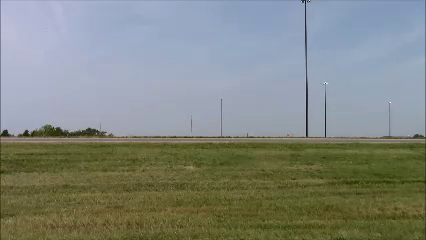
//> input picture frame 15 of videos/1.5.mp4, 426 x 240 px
$ ./HistogramModelBhatta-ChiSq-WithCorrectClassification   (built with g++ and OpenCV 4)
//> lines starting //> are read from the running program, lines starting //| are printed output that depends on the picture; after the words box and inside, x2 and y2 are one past the last pixel; in counts of white or black regions, pixels touching at a corner belong together
#include "opencv2/highgui/highgui.hpp"
#include "opencv2/imgproc/imgproc.hpp"
#include "opencv/cv.h";
#include "opencv/highgui.h"
#include <iostream>
#include <fstream>
#include <algorithm>

using namespace std;
using namespace cv;


ofstream outFile;
ofstream outFile2;
ofstream outFile3;
ofstream outFile4;
ofstream outClass;

ifstream inFile;

double BHATTATHRES = 0.15;
double BHATTAMINTHRES = 0.058;
double BHATTA_BEST_FRAME = 0.00;
double BHATTA_BEST_FRAME_DIFF = 0.03;

double CHISQTHRES = 2;
double CHISQMINTHRES = 0.6;
double CHISQ_BEST_FRAME = 0.00;
double CHISQ_BEST_FRAME_DIFF = 1;

const int LEARN_FRAME_LIMIT = 8;
int INTERSEC = 2;

Mat src; Mat src_gray; Mat src_gray1;
int thresh = 120;
int max_thresh = 255;
RNG rng(12345);

//const string vehicles[] = {"Car","SUV","Pick Up","Truck","Truck1","Truck2","Truck3"};
 vector<string> vehicles = { "Car", "SUV", "Pick Up", "Truck", "Truck 1", "Truck 2", "Truck 3" };

 // [24 lines left out: function GenerateReport, not called in this run]

/** @function thresh_callback */
// [46 lines left out: function thresh_callback, not called in this run]
namespace
{
	// windows and trackbars name
	const std::string windowName = "Hough Circle Detection";
	const std::string detectedVehicle = "Detected Vehicle";
	const std::string cannyThresholdTrackbarName = "Canny threshold";
	const std::string accumulatorThresholdTrackbarName = "Accumulator Threshold";
	const std::string inverseResolutionName = "Resolution";
	const std::string usage = "Usage : tutorial_HoughCircle_Demo <path_to_input_image>\n";

	// initial and max values of the parameters of interests.
	const int cannyThresholdInitialValue = 100;
	const int accumulatorThresholdInitialValue = 20;
	const int maxAccumulatorThreshold = 400;
	const int maxCannyThreshold = 255;
	const int inverseResolutionInitialValue = 1;
	const int maxInverseResolution = 4;
	int THRESHOLD = 22;
	//Mat to display the type of vehicle


	// [126 lines left out: function HoughDetection, not called in this run]
}

// [14 lines left out: function DetectCircles, not called in this run]
int main(int argc, char** argv)
{
	VideoCapture cap("videos/1.5.mp4");
	//VideoCapture cap("videos/6.avi");
	cvNamedWindow("Original Video", 0);
	cvResizeWindow("Original Video", 600, 400);

	Mat background, hsv_background;
	Mat nextframe, hsv_nextframe;
	Mat diff_frame;
	cap >> background;//discarding first frame
//> background is the input picture: 240 rows x 426 cols, CV_8UC3; mean B, G, R 127.6, 134.9, 129.1
	cap >> background;
	cvtColor(background, hsv_background, COLOR_BGR2HSV);
//> hsv_background: 240 rows x 426 cols, CV_8UC3; mean H, S, V 74, 80.4, 148.1

	imshow("Original Video", hsv_background);
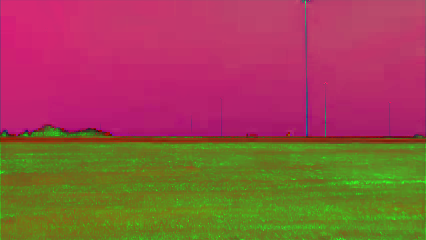
//> window 'Original Video': 240 rows x 426 cols, CV_8UC3; mean B, G, R 74, 80.4, 148.1
	cvMoveWindow("Original Video", 0, 0);

	/// Using 50 bins for hue and 60 for saturation
	int h_bins = 50; int s_bins = 60;
	int histSize[] = { h_bins, s_bins };

	// hue varies from 0 to 179, saturation from 0 to 255
	float h_ranges[] = { 0, 180 };
	float s_ranges[] = { 0, 256 };

	const float* ranges[] = { h_ranges, s_ranges };

	// Use the o-th and 1-st channels
	int channels[] = { 0, 1 };

	outFile.open("data/report.txt",'w');
	outFile2.open("data/2.2.txt");
	outFile3.open("data/2.3.txt");
	outFile4.open("data/2.4.txt");

	/// Histograms
	MatND hist_background;
	MatND hist_nextframe;
	MatND store[LEARN_FRAME_LIMIT];

	//first frame
	calcHist(&hsv_background, 1, channels, Mat(), hist_background, 2, histSize, ranges, true, false);
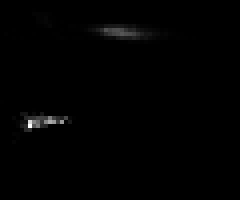
//> hist_background: 50 rows x 60 cols, CV_32FC1 (shown 4 times larger); min 0, max 5269, mean 34.1; drawn with min black and max white
	normalize(hist_background, hist_background, 0, 1, NORM_MINMAX, -1, Mat());
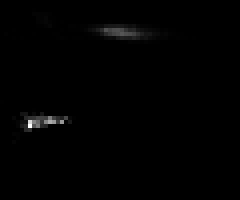
//> hist_background: 50 rows x 60 cols, CV_32FC1 (shown 4 times larger); 19.3% of pixels changed, all inside (x1, y1, x2, y2) = (0, 0, 60, 47)

	//second frame
	cap >> nextframe;
	cvtColor(nextframe, hsv_nextframe, COLOR_BGR2HSV);
//> hsv_nextframe: 240 rows x 426 cols, CV_8UC3; mean H, S, V 73.9, 80.4, 148.1
	calcHist(&hsv_nextframe, 1, channels, Mat(), hist_nextframe, 2, histSize, ranges, true, false);
	normalize(hist_nextframe, hist_nextframe, 0, 1, NORM_MINMAX, -1, Mat());

	int CHISQUARE = 1;
	int BHATTA = 3;
	double initChangeCHI = compareHist(hist_background, hist_nextframe, CHISQUARE);
//> initChangeCHI = 0.0461
	double initChangeBHATTA = compareHist(hist_background, hist_nextframe, BHATTA);
//> initChangeBHATTA = 0.0193
	//cout << "Init change CHI is " << initChangeCHI << endl;
	//cout << "Init change BHATTA is " << initChangeBHATTA << endl;
	//cvWaitKey(0);
	double prevChangeCHI = 0.0;
	double prevChangeBHATTA = 0.0;
	double prevChangeINTERSEC = 0.0;
	int potentialBackground = 0;
	bool buffer = false;
	int bufferCount = 0;
	int pause = 0;
	int prev = 0;
	CvSize sz = cvGetSize(new IplImage(nextframe));
//> sz = Size(426, 240)
	IplImage* oldFrame=cvCreateImage(sz, IPL_DEPTH_8U, 3);;
	IplImage* frame = cvCreateImage(sz, IPL_DEPTH_8U, 3);;
	IplImage* diffFrameBinary = cvCreateImage(sz, IPL_DEPTH_8U, 3);;

	IplImage* agray = cvCreateImage(sz, IPL_DEPTH_8U, 1);;
	IplImage* bgray = cvCreateImage(sz, IPL_DEPTH_8U, 1);;

	IplImage* abin = cvCreateImage(sz, IPL_DEPTH_8U, 1);;
	IplImage* bbin = cvCreateImage(sz, IPL_DEPTH_8U, 1);;
	IplImage* diff = cvCreateImage(sz, IPL_DEPTH_8U, 1);;

	while (1){
		cap >> nextframe;
		if (nextframe.empty()) break;
		cvtColor(nextframe, hsv_nextframe, COLOR_BGR2HSV);
//> hsv_nextframe: 240 rows x 426 cols, CV_8UC3; mean H, S, V 74, 80.4, 148.1
		calcHist(&hsv_nextframe, 1, channels, Mat(), hist_nextframe, 2, histSize, ranges, true, false);
		normalize(hist_nextframe, hist_nextframe, 0, 1, NORM_MINMAX, -1, Mat());
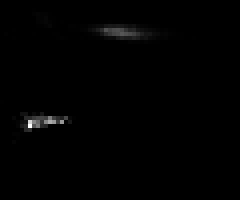
//> hist_nextframe: 50 rows x 60 cols, CV_32FC1 (shown 4 times larger); min 0, max 1, mean 0.00646
		imshow("Original Video", nextframe);
		cvMoveWindow("Original Video", 0, 0);

		//Show diff frame  - IplImage model
		oldFrame = new IplImage(background);
		cvCvtColor(oldFrame, agray, CV_BGR2GRAY);
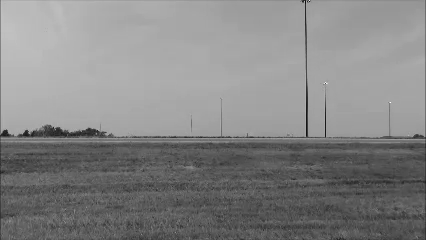
//> agray: 240 rows x 426 cols, CV_8UC1; min 11, max 252, mean 132.3
		cvThreshold(agray, abin, 128, 255, CV_THRESH_BINARY | CV_THRESH_OTSU);
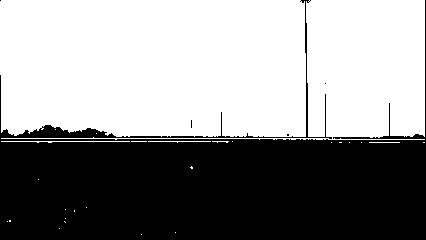
//> abin: 240 rows x 426 cols, CV_8UC1; 56.4% white; 5 black regions (4 under 20 px), largest, box (x1, y1, x2, y2) and area: (0, 0, 426, 240) 44516

		frame = new IplImage(nextframe);
		cvCvtColor(frame, bgray, CV_BGR2GRAY);
		cvThreshold(bgray, bbin, 128, 255, CV_THRESH_BINARY | CV_THRESH_OTSU);
//> bbin: 240 rows x 426 cols, CV_8UC1; 56.5% white; 5 black regions (4 under 20 px), largest, box (x1, y1, x2, y2) and area: (0, 0, 426, 240) 44510
		cvAbsDiff(abin, bbin, diff);
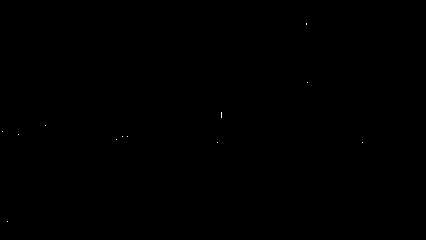
//> diff: 240 rows x 426 cols, CV_8UC1; 0.02% white in thin lines or dots, all inside (x1, y1, x2, y2) = (2, 23, 363, 222)

		//Mat Model
		/*absdiff(background, nextframe, diff_frame);*/
		cvNamedWindow("Diff Frame", 0);
		cvResizeWindow("Diff Frame", 600, 400);
		cvShowImage("Diff Frame", diff);
		//imshow("Diff Frame", diff_frame);
		cvMoveWindow("Diff Frame", 620, 0);

		//Model parameters
		double changeCHI = compareHist(hist_background, hist_nextframe, CHISQUARE);
//> changeCHI = 0.0606
		double changeBHATTA = compareHist(hist_background, hist_nextframe, BHATTA);
//> changeBHATTA = 0.0226
		double changeINTERSEC = compareHist(hist_background, hist_nextframe, INTERSEC);
//> changeINTERSEC = 19.23

		printf("Change in CHISQ is [%f] ", changeCHI);
//| Change in CHISQ is [0.060632]
		printf("Change in BHATTA is [%f] ", changeBHATTA);
//| Change in BHATTA is [0.022567]
		//printf("Change in INTERSEC is [%f] ", changeINTERSEC);
		cout << endl;
		if (buffer == true)
			bufferCount++;
		if (bufferCount == 45){
			buffer = false;
			//cout << "Toggling buffer to false" << endl;
			//cvWaitKey(0);
			bufferCount = 0;
		}
		//if (abs(changeCHI - initChangeCHI)<CHISQMINTHRES){// || abs(changeBHATTA - initChangeBHATTA)<BHATTAMINTHRES){
		if (abs(changeBHATTA)<BHATTAMINTHRES){
			buffer = false;
			bufferCount = 0;
			//cout << "Continuing --------------------------------" << endl;
			CHISQ_BEST_FRAME = 0.0;
			potentialBackground = 0;
			continue;
		}
		//Learn new background
		//abs(changeBHATTA - BHATTAMINTHRES)<0.05
		if (abs(changeBHATTA)>BHATTAMINTHRES  && changeCHI>0.9 && changeCHI<1.2 &&
			CHISQ_BEST_FRAME - changeBHATTA>1 && BHATTA_BEST_FRAME - changeBHATTA>0.02){
			if (potentialBackground < LEARN_FRAME_LIMIT){
				store[potentialBackground] = hist_nextframe.clone();
				potentialBackground++;
				cout << "Learning " << endl;
				//cvWaitKey(0);
				continue;
			}
			else{
				hist_background = store[0];
				cout << "^^^^^^^^^^^^^^^^^^^^^^^^^^^^^^^^^^^^^^^^^^^^^" << endl;
				cout << "Changing Background with abs(changeBHATTA - BHATTAMINTHRES) = " << abs(changeBHATTA - BHATTAMINTHRES) << endl;
				cout << "^^^^^^^^^^^^^^^^^^^^^^^^^^^^^^^^^^^^^^^^^^^^^" << endl;
				//cvWaitKey(0);
				potentialBackground = 0;
			}
		}
		//cout << "Buffer is " << buffer << endl;
		//cout << "abs(change - initChange) ->>> " << abs(changeCHI - initChangeCHI) << " with buffer "<<buffer<< endl;
		if (changeCHI<300){
			if (changeCHI > CHISQTHRES && buffer == false){
				potentialBackground = 0;
				//cout << "****************************" << endl;
				//cout << "Change Detected" << endl;
				if (prevChangeCHI > changeCHI){// && abs(changeCHI - CHISQ_BEST_FRAME)>CHISQ_BEST_FRAME_DIFF){//Model 1
					// [5 lines of commented-out code are left out]
					DetectCircles(nextframe, background);
					buffer = true;
					CHISQ_BEST_FRAME = changeCHI;
					BHATTA_BEST_FRAME = changeBHATTA;
					cvWaitKey(0);
				}
				// [9 lines of commented-out code are left out]
			}
		}
		else{
			potentialBackground = 0;
			if (changeBHATTA > BHATTATHRES && buffer == false){
				cout << "****************************" << endl;
				cout << "Change Detected" << endl;
				if (prevChangeBHATTA > changeBHATTA){
					cout << "Best Frame Detected Using BHATTA" << endl;
					DetectCircles(nextframe, background);
					buffer = true;
					cvWaitKey(0);
				}

			}
		}
		cout << endl;
		//printf("%%%%%%%%%%%%%%%%%%%%%%%%%%%%%%%%%%%%%%%%%%%%%%%%%%%%%%%%%%%%%%%%%%%%%%%%%%%%%%%%%%%%%%%%%%%%%%%%%%%%\n");
		//prevChange = changeCHI;
		prevChangeCHI = changeCHI;
		prevChangeBHATTA = changeBHATTA;
		prevChangeINTERSEC = changeINTERSEC;
		pause = cvWaitKey(1);
		if (pause == 32){
			pause = cvWaitKey(0);
		}
	}
	//generate reports
	outFile.close();
	outFile2.close();
	outFile3.close();
	outFile4.close();
	GenerateReport();
	int aa = cvWaitKey(0);
	return 0;
}

$ run again, starting later in the video
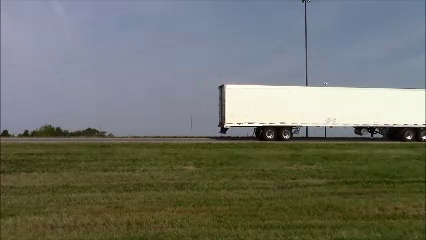
//> input picture frame 124 of videos/1.5.mp4, 426 x 240 px
//> background is the input picture: 240 rows x 426 cols, CV_8UC3; mean B, G, R 106, 115.1, 112.2
//> hsv_background: 240 rows x 426 cols, CV_8UC3; mean H, S, V 68.8, 88.6, 125.6
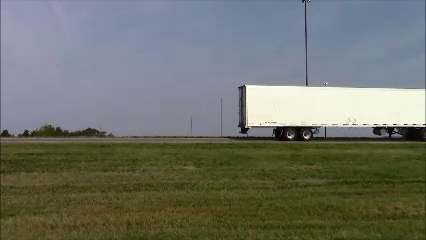
//> input picture frame 126 of videos/1.5.mp4, 426 x 240 px
//> nextframe is the input picture: 240 rows x 426 cols, CV_8UC3; mean B, G, R 105.5, 114.3, 111.3
//> initChangeCHI = 0.872
//> initChangeBHATTA = 0.0708
//> abin: 240 rows x 426 cols, CV_8UC1; 54.9% white; 17 black regions (13 under 20 px), largest, box (x1, y1, x2, y2) and area: (0, 64, 426, 240) 45554, (228, 85, 239, 134) 309, (300, 0, 311, 86) 138, (425, 0, 426, 89) 89
//> bbin: 240 rows x 426 cols, CV_8UC1; 55% white; 20 black regions (16 under 20 px), largest, box (x1, y1, x2, y2) and area: (0, 72, 426, 240) 45294, (248, 85, 260, 134) 367, (300, 0, 311, 86) 152, (425, 0, 426, 89) 89
//> `cvAbsDiff(abin, bbin, diff);`:
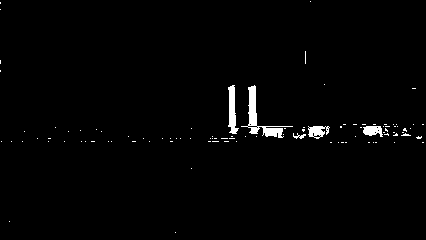
//> diff: 240 rows x 426 cols, CV_8UC1; 1.5% white; 97 white regions (92 under 20 px), largest, box (x1, y1, x2, y2) and area: (241, 85, 293, 138) 567, (228, 85, 239, 134) 309, (308, 126, 330, 139) 179, (363, 126, 383, 137) 161, (293, 133, 306, 139) 37
//> changeCHI = 1.19
//> changeBHATTA = 0.0815
//> changeINTERSEC = 23
//| Change in CHISQ is [1.187560]
//| Change in BHATTA is [0.081485]
//> prevChangeCHI = 1.19
//> prevChangeBHATTA = 0.0815
//> prevChangeINTERSEC = 23
